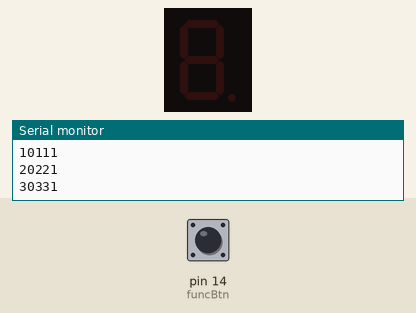
Bench run of a sketch on a simulated Arduino Nano, built with avr-gcc and run on an emulated ATmega328P. Parts: 1-digit seven-segment display, the last lines printed to the serial monitor. Wiring (inferred from the names in the program): 1-digit 7-segment display, segments lit when HIGH: segments pin 6, pin 4, pin 5, pin 8, pin 3, pin 2, pin 7. The test bench sets the inputs (shaded band); at power-on: pin 14 (funcBtn) LOW. No radio packets arrive unless stated; the segment pins are drawn as the display they are named for.

Above: at 1.2 s.
1.3 s: pin 14 (funcBtn) pulled HIGH for 0.15 s
At 2.5 s:
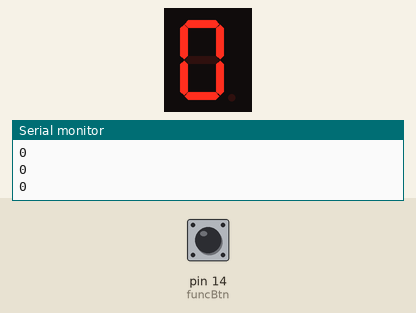
2.9 s: pin 14 (funcBtn) pulled HIGH for 1 s
At 4.7 s:
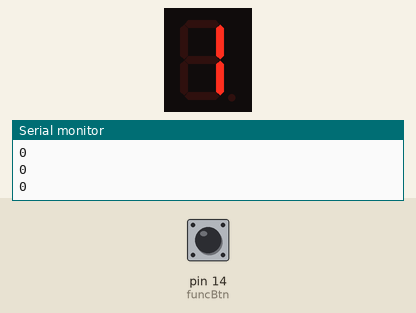
5.4 s: pin 14 (funcBtn) pulled HIGH for 0.15 s
At 6.0 s:
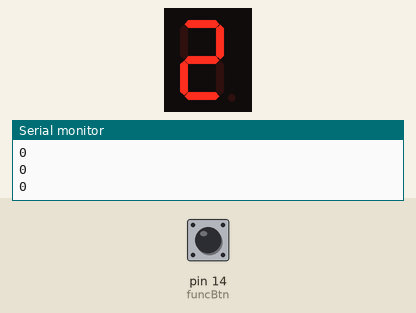
7.1 s: pin 14 (funcBtn) pulled HIGH for 0.15 s
At 8.5 s:
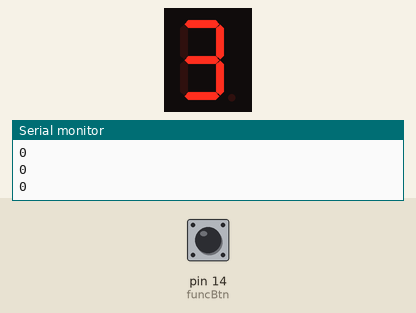
8.8 s: pin 14 (funcBtn) pulled HIGH for 1 s
At 10.6 s:
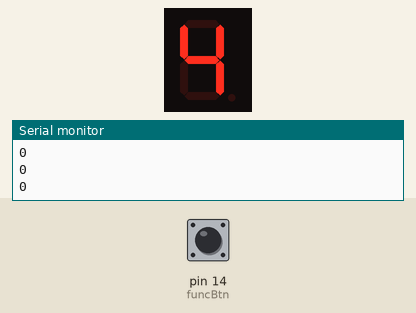
11.3 s: pin 14 (funcBtn) pulled HIGH for 3.2 s
At 13.7 s:
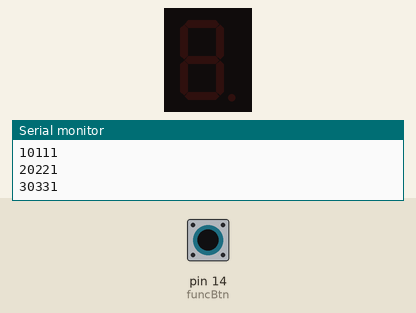
Timing chart, 0 to 15.2 s (numbered marks = the images above; inputs shaded):
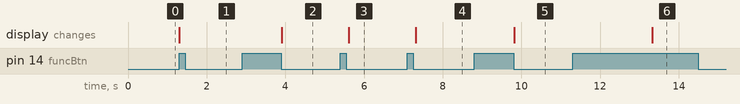

The sketch:

transceiver_slave_.ino
```cpp
/*----------------Description (March 2019)------------------
 *  >This code is written for an arduino nano
 *
 * The arduino has an nrf module that can either send or recieve, but it cant do
 * both simultaneously. It uses the nrf to comunicate to the glove arduino. This
 * arduino sends if time is up and it recieves commands like whether to add points
 * to a score.  It then takes that info it recieves and sends it to the master
 * arduino via a wired i2c connection.
 *
 * It can also change its channel: 0 to 9
 *
 * I wrote this code as a junior in highschool so... yeah(2016~2017).
 *
 */
#include <SPI.h>//nrf stuff
#include<RF24.h>//nrf stuff
#include<nRF24L01.h>//nrf stuff
#include <Wire.h>//i2c stuff


RF24 radio(9, 10);//ce, csn pins

int cycPos = 0;//the step in the cycle that it is in.

//new stuff_______________________________________
int plus = 0;
int notR = 0;
int angleRInt = 0;

int addR = 0;
int scoreR = 0;
int angleR = 0;

int Time = 0;
int TimeLeft;
int TimeLessTen;

int ClockInt = 0;

//i2c stuff ____________________________

int i2cID = 2;
int i2cInt = 0;

int timerGoing = 0;
int TimeOut = 0;
//
//channel changing stuff___________________

int L1 = 2;//
int L2 = 3;//
int R1 = 4;//
int R2 = 5;//
int M1 = 6;//
int M2 = 7;//
int M3 = 8;//

int funcBtn = 14;
int rawBtn = 0;
int funcBtnInt = 0;

int channel = 0;
int settingsInt = 0;
bool funcBtnWas = false;
bool settingsInit = true;
int setBtnInt = 0;

//custom funtions********************

const byte address[][6] = {"00001", "00002" };
double radioChannel[] = {10, 20, 30, 40, 50, 60, 70, 80, 90, 100};

void off(){
  digitalWrite(L1, LOW);
  digitalWrite(L2, LOW);
  digitalWrite(R1, LOW);
  digitalWrite(R2, LOW);
  digitalWrite(M1, LOW);
  digitalWrite(M2, LOW);
  digitalWrite(M3, LOW);
}

void zero(){
  digitalWrite(L1, HIGH);
  digitalWrite(L2, HIGH);
  digitalWrite(R1, HIGH);
  digitalWrite(R2, HIGH);
  digitalWrite(M1, HIGH);
  digitalWrite(M2, LOW);
  digitalWrite(M3, HIGH);
}

void one(){
  digitalWrite(L1, LOW);
  digitalWrite(L2, LOW);
  digitalWrite(R1, HIGH);
  digitalWrite(R2, HIGH);
  digitalWrite(M1, LOW);
  digitalWrite(M2, LOW);
  digitalWrite(M3, LOW);
}

void two(){
  digitalWrite(L1, LOW);
  digitalWrite(L2, HIGH);
  digitalWrite(R1, HIGH);
  digitalWrite(R2, LOW);
  digitalWrite(M1, HIGH);
  digitalWrite(M2, HIGH);
  digitalWrite(M3, HIGH);
}

void three(){
  digitalWrite(L1, LOW);
  digitalWrite(L2, LOW);
  digitalWrite(R1, HIGH);
  digitalWrite(R2, HIGH);
  digitalWrite(M1, HIGH);
  digitalWrite(M2, HIGH);
  digitalWrite(M3, HIGH);
}

void four(){
  digitalWrite(L1, HIGH);
  digitalWrite(L2, LOW);
  digitalWrite(R1, HIGH);
  digitalWrite(R2, HIGH);
  digitalWrite(M1, LOW);
  digitalWrite(M2, HIGH);
  digitalWrite(M3, LOW);
}

void five(){
  digitalWrite(L1, HIGH);
  digitalWrite(L2, LOW);
  digitalWrite(R1, LOW);
  digitalWrite(R2, HIGH);
  digitalWrite(M1, HIGH);
  digitalWrite(M2, HIGH);
  digitalWrite(M3, HIGH);
}

void six(){
  digitalWrite(L1, HIGH);
  digitalWrite(L2, HIGH);
  digitalWrite(R1, LOW);
  digitalWrite(R2, HIGH);
  digitalWrite(M1, HIGH);
  digitalWrite(M2, HIGH);
  digitalWrite(M3, HIGH);
}

void seven(){
  digitalWrite(L1, LOW);
  digitalWrite(L2, LOW);
  digitalWrite(R1, HIGH);
  digitalWrite(R2, HIGH);
  digitalWrite(M1, HIGH);
  digitalWrite(M2, LOW);
  digitalWrite(M3, LOW);
}

void eight(){
  digitalWrite(L1, HIGH);
  digitalWrite(L2, HIGH);
  digitalWrite(R1, HIGH);
  digitalWrite(R2, HIGH);
  digitalWrite(M1, HIGH);
  digitalWrite(M2, HIGH);
  digitalWrite(M3, HIGH);
}

void nine(){
  digitalWrite(L1, HIGH);
  digitalWrite(L2, LOW);
  digitalWrite(R1, HIGH);
  digitalWrite(R2, HIGH);
  digitalWrite(M1, HIGH);
  digitalWrite(M2, HIGH);
  digitalWrite(M3, HIGH);
}

void dispChannel(){
  switch(channel){
    case 0 :
      zero();
      break;
    case 1 :
      one();
      break;
    case 2 :
      two();
      break;
    case 3 :
      three();
      break;
    case 4 :
      four();
      break;
    case 5 :
      five();
      break;
    case 6 :
      six();
      break;
    case 7 :
      seven();
      break;
    case 8 :
      eight();
      break;
    case 9 :
      nine();
      break;
  }
}

void settings(){
  funcBtnInt = 0;
  settingsInit = true;
  while( funcBtnInt < 20){
    rawBtn = digitalRead(funcBtn);
    Serial.println(funcBtnInt);
    if(rawBtn == 1){
      if(settingsInit != true){
        funcBtnInt++;
        funcBtnWas = true;
      }
    }else{
      settingsInit = false;
      funcBtnInt = 0;
      if(funcBtnWas == true){
        if(channel<9){
          channel++;
        }else{
          channel = 0;
        }

        funcBtnWas = false;
      }
    }

    dispChannel();
    delay(100);
  }
//  Serial.println(0x80);
  radio.begin();
  radio.setChannel(radioChannel[channel]);
  radio.openWritingPipe(address[1]);
  radio.openReadingPipe(1, address[0]);
  radio.setPALevel(RF24_PA_MAX);//can be set to _MIN
  setBtnInt = 0;
  off();
}


void Radio(){
  //analogTime = analogRead(analogTimePin);
  //Serial.println(analogTime);
  if(Time == 0){
    TimeOut = 1;
  }else{
    TimeOut = 0;
  }
  if(cycPos<=4){
    radio.stopListening();
    //sensorValue = (sensorValue-200)/100;
    char sending[32] = {char(cycPos+48), char(timerGoing+48), char(cycPos+48), char(cycPos+48), char(TimeOut+48)};
    radio.write(sending, sizeof(sending));
    Serial.println(sending);
  }
  if(cycPos>=5){
  radio.startListening();
    char receivedMessage[32] = {0};
    plus = 0;
    if(radio.available()){
      radio.read(receivedMessage, sizeof(receivedMessage));
      Serial.println(receivedMessage);//===================
      cycPos = int(receivedMessage[1])-48;// determining the cyc pos num that was sent
      plus = int(receivedMessage[0])-48;
      angleR = int(receivedMessage[2])-48;
//      timeGoing = int( receivedMessage[1]) - 48;// determin if PI btn is timeGoing
//      timeOut = int(receivedMessage[4]) - 48;
      if(angleR >= 2){
        if(angleRInt<3){
          plus = 0;
        }
        angleRInt++;
        notR = 0;
        if(plus>3){
          addR++;
        }else{
          plus = 0;
        }
        if(addR<2){
          if(plus>7){
            plus = plus-5;
          }else{
            if(plus>=3){
              plus = plus - 4;
            }
          }
          scoreR = scoreR + plus;
          Serial.println("____");
          Serial.println(scoreR);
          Serial.println("____");
        }
      }else{
        angleRInt = 0;
        notR++;
        if(notR>=3){
          addR = 0;
        }
      }
    }
  }
  cycPos++;
  if(cycPos>=10){
    cycPos = 0;
  }
}

void recEvent(int howMany){
  char c[8] = {0};
  i2cInt = 0;
  while(Wire.available()){
    c[i2cInt] = Wire.read();
    //Serial.println(c[1]);
    i2cInt++;
  }
  if(c[0] == 'T'){
    Time = int(c[1]);
    timerGoing = int(c[2]);
    Serial.println(Time);
  }
}

void reqEvent(){
  Wire.write(char(scoreR));
  scoreR = 0;
}

void setup() {
  while(!Serial);
  Serial.begin(9600);

  Wire.begin(i2cID);
  Wire.onReceive(recEvent);
  Wire.onRequest(reqEvent);

  pinMode(L1, OUTPUT);
  pinMode(L2, OUTPUT);
  pinMode(R1, OUTPUT);
  pinMode(R2, OUTPUT);
  pinMode(M1, OUTPUT);
  pinMode(M2, OUTPUT);
  pinMode(M3, OUTPUT);
  pinMode(funcBtn, INPUT);

  radio.begin();
  radio.setChannel(76);
  radio.openWritingPipe(address[1]);
  radio.openReadingPipe(1, address[0]);
  radio.setPALevel(RF24_PA_MAX);//can be set to _MIN
}


void loop(){
  rawBtn = digitalRead(funcBtn);
    if(rawBtn > 0){
      if(funcBtnWas != true){
        settings();
      }
    }else{
      funcBtnWas = false;
    }
//  if(ClockInt%10 == 0){
//    Serial.println(Time);
//    Radio();
//  }
  Radio();
//  Serial.println(Time);

  ClockInt++;
  if(ClockInt>=99){
    ClockInt = 0;
  }
  delay(1);
}
//End of program
```

Measured:
- after the input at 1.3 s, the display: changes at once (image 1)
- after the input at 2.9 s, the display: changes after 1.0 s (image 2)
- after the input at 5.4 s, the display: changes after 0.21 s (image 3)
- after the input at 7.1 s, the display: changes after 0.21 s (image 4)
- after the input at 8.8 s, the display: changes after 1.0 s (image 5)
- after the input at 11.3 s, the display: changes after 2.0 s (image 6)
